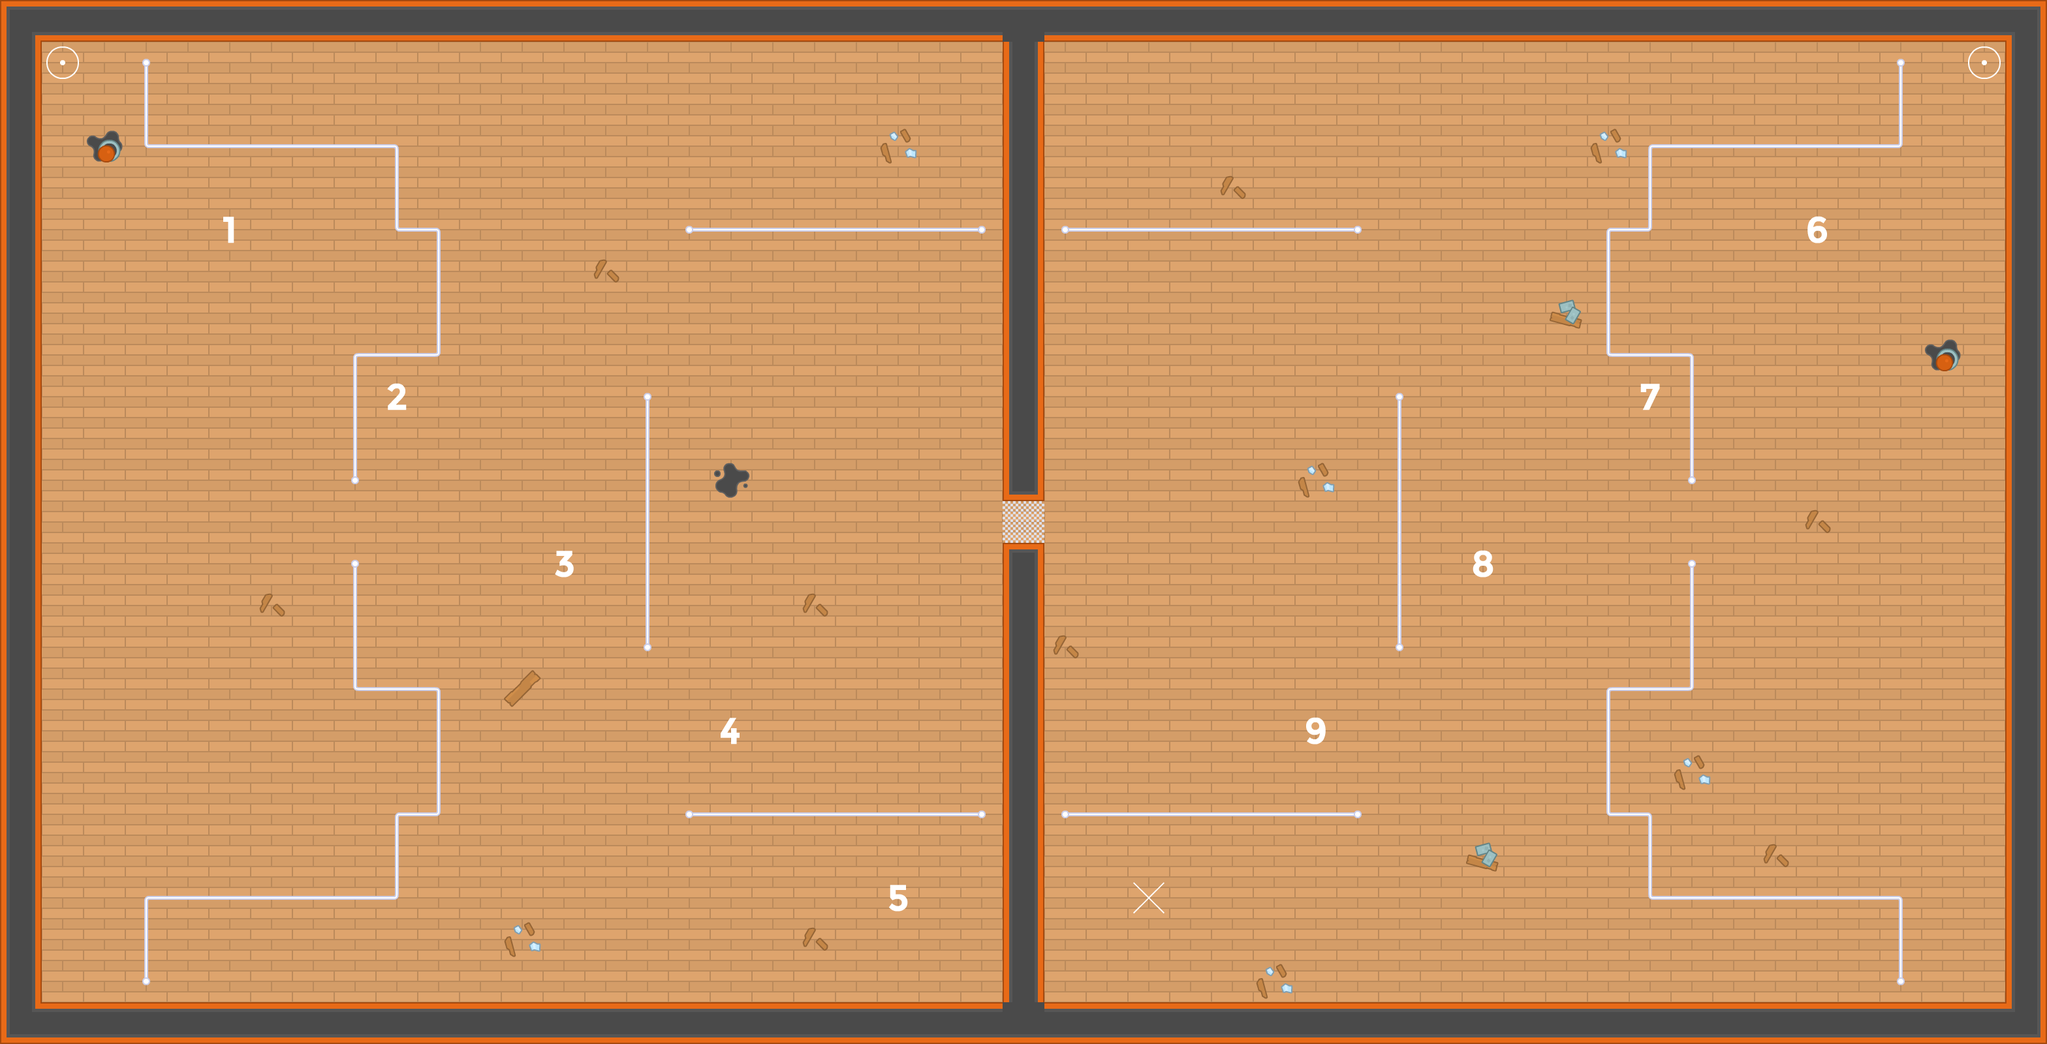

A 2D game scene composited from a Tiled map and its tileset images. What follows is a short description and the map's XML, with each tile layer's data collapsed to a summary:
An orthogonal 49x25 tile map with 64x64 px tiles, 3 tile layers (Bottom, OnTop0, OnTop1), 4 tilesets and 41 objects (11x Switch, 10x TriggerSpawn, 3x Door, 3x Counter, 2x Spawn, ...).

<map version="1.0" tiledversion="1.1.2" orientation="orthogonal" renderorder="right-down" width="49" height="25" tilewidth="64" tileheight="64" infinite="0" nextobjectid="70">
 <tileset firstgid="1" source="kenney_tileset.tsx" />
 <tileset firstgid="541" source="groundTransparent_white.tsx" />
 <tileset firstgid="749" source="elements.tsx" />
 <tileset firstgid="830" name="kenney_tileset" tilewidth="64" tileheight="64" tilecount="540" columns="27">
  <image source="../Images/Tilesheet/tilesheet_complete.png" width="1728" height="1280" />
 </tileset>
 <layer name="Bottom" width="49" height="25">
  <data>[1225 cells, 1225 non-empty, 11 distinct tile ids]</data>
 </layer>
 <layer name="OnTop0" width="49" height="25">
  <data>[1225 cells, 32 non-empty, 17 distinct tile ids]</data>
 </layer>
 <objectgroup name="collision-layer">
  <object id="1" x="224" y="96">
   <polyline points="0,0 0,128 382,126 382,256 446,256 446,450 318,450 318,642" />
  </object>
  <object id="3" x="224" y="1506">
   <polyline points="0,0 0,-130 386,-130 386,-258 450,-258 450,-448 320,-450 320,-644" />
  </object>
  <object id="4" x="990" y="608">
   <polyline points="0,0 0,384" />
  </object>
  <object id="5" x="1058" y="350">
   <polyline points="0,0 446,2" />
  </object>
  <object id="6" x="1052" y="1248">
   <polyline points="0,0 454,2" />
  </object>
  <object id="7" x="1630" y="1248">
   <polyline points="0,0 452,0" />
  </object>
  <object id="8" x="1628" y="350">
   <polyline points="0,0 456,2" />
  </object>
  <object id="9" x="2142" y="604">
   <polyline points="0,0 2,390" />
  </object>
  <object id="10" x="2910" y="94">
   <polyline points="0,0 2,132 -386,128 -384,260 -446,260 -446,452 -318,452 -318,644" />
  </object>
  <object id="11" x="2590" y="862">
   <polyline points="0,0 2,198 -126,196 -124,386 -62,388 -62,516 320,514 320,646" />
  </object>
  <object id="69" x="0" y="0">
   <polyline points="0,0 0,1600 3136,1600 3136,0 0,0 64,64 64,1536 1536,1536 1536,832 1600,832 1600,1536 3072,1536 3072,64 1600,64 1600,768 1536,768 1536,64 64,64" />
  </object>
 </objectgroup>
 <objectgroup name="event-layer">
  <object id="16" name="Victory" type="Victory" x="1552.46" y="783.45" width="31.0863" height="33.1001" />
  <object id="18" name="Door" type="Door" x="1537" y="770.667" width="62" height="62.667">
   <properties>
    <property name="triggeredId" value="victoryDoor" />
   </properties>
  </object>
  <object id="19" name="Spawn" type="Spawn" x="132.758" y="176.758" width="18.4839" height="18.4839">
   <properties>
    <property name="id" type="int" value="0" />
    <property name="interval" type="float" value="0" />
    <property name="limit" type="int" value="1" />
   </properties>
  </object>
  <object id="20" name="Spawn" type="Spawn" x="2960.76" y="250.758" width="18.4839" height="18.4839">
   <properties>
    <property name="id" type="int" value="-1" />
    <property name="interval" type="float" value="0" />
    <property name="limit" type="int" value="1" />
   </properties>
  </object>
  <object id="31" name="Switch" type="Switch" x="320" y="320" width="62" height="60">
   <properties>
    <property name="triggeringId" value="rightDoor" />
   </properties>
  </object>
  <object id="32" name="Switch" type="Switch" x="577" y="576" width="62" height="60">
   <properties>
    <property name="triggeringId" value="count" />
   </properties>
  </object>
  <object id="33" name="Switch" type="Switch" x="833" y="834" width="62" height="60">
   <properties>
    <property name="triggeringId" value="count2" />
   </properties>
  </object>
  <object id="34" name="Switch" type="Switch" x="1089" y="1090" width="62" height="60">
   <properties>
    <property name="triggeringId" value="count" />
   </properties>
  </object>
  <object id="35" name="Switch" type="Switch" x="1343" y="1344" width="62" height="60">
   <properties>
    <property name="triggeringId" value="count2" />
   </properties>
  </object>
  <object id="41" name="Switch" type="Switch" x="1727" y="1344" width="62" height="60">
   <properties>
    <property name="triggeringId" value="count" />
   </properties>
  </object>
  <object id="42" name="Switch" type="Switch" x="1985" y="1088" width="62" height="60">
   <properties>
    <property name="triggeringId" value="count2" />
   </properties>
  </object>
  <object id="43" name="Switch" type="Switch" x="2241" y="836" width="62" height="60">
   <properties>
    <property name="triggeringId" value="count" />
   </properties>
  </object>
  <object id="44" name="Switch" type="Switch" x="2497" y="576" width="62" height="60">
   <properties>
    <property name="triggeringId" value="count2" />
   </properties>
  </object>
  <object id="45" name="Switch" type="Switch" x="2753" y="318" width="62" height="60">
   <properties>
    <property name="triggeringId" value="leftDoor" />
   </properties>
  </object>
  <object id="46" name="TriggerSpawn" x="828" y="706.667" width="60" height="58.6667">
   <properties>
    <property name="id" type="int" value="0" />
    <property name="limit" type="int" value="5" />
    <property name="triggeredId" value="count" />
    <property name="triggeringId" value="1000" />
   </properties>
  </object>
  <object id="47" name="TriggerSpawn" x="158" y="784.667" width="60" height="58.6667">
   <properties>
    <property name="id" type="int" value="0" />
    <property name="limit" type="int" value="5" />
    <property name="triggeredId" value="count" />
    <property name="triggeringId" value="1000" />
   </properties>
  </object>
  <object id="48" name="TriggerSpawn" x="864" y="162.667" width="60" height="58.6667">
   <properties>
    <property name="id" type="int" value="0" />
    <property name="limit" type="int" value="5" />
    <property name="triggeredId" value="count" />
    <property name="triggeringId" value="1000" />
   </properties>
  </object>
  <object id="49" name="TriggerSpawn" x="1378" y="766.667" width="60" height="58.6667">
   <properties>
    <property name="id" type="int" value="0" />
    <property name="limit" type="int" value="5" />
    <property name="triggeredId" value="count" />
    <property name="triggeringId" value="1000" />
   </properties>
  </object>
  <object id="50" name="TriggerSpawn" x="820" y="1426.67" width="60" height="58.6667">
   <properties>
    <property name="id" type="int" value="0" />
    <property name="limit" type="int" value="5" />
    <property name="triggeredId" value="count" />
    <property name="triggeringId" value="1000" />
   </properties>
  </object>
  <object id="57" name="Door" type="Door" x="505" y="746.667" width="82" height="102.667">
   <properties>
    <property name="triggeredId" value="leftDoor" />
   </properties>
  </object>
  <object id="58" name="Door" type="Door" x="2551" y="744.667" width="82" height="102.667">
   <properties>
    <property name="triggeredId" value="rightDoor" />
   </properties>
  </object>
  <object id="59" name="Counter" type="Counter" x="1559.33" y="547.333" width="13.3333" height="13.3333">
   <properties>
    <property name="count" type="int" value="5" />
    <property name="triggeredId" value="count" />
    <property name="triggeringId" value="doorCount" />
   </properties>
  </object>
  <object id="60" name="Switch" type="Switch" x="2241" y="836" width="62" height="60">
   <properties>
    <property name="triggeringId" value="count" />
   </properties>
  </object>
  <object id="61" name="Counter" type="Counter" x="1559.33" y="987.333" width="13.3333" height="13.3333">
   <properties>
    <property name="count" type="int" value="3" />
    <property name="triggeredId" value="count2" />
    <property name="triggeringId" value="doorCount" />
   </properties>
  </object>
  </objectgroup>
 <layer name="OnTop1" width="49" height="25">
  <data>[1225 cells, 127 non-empty, 11 distinct tile ids]</data>
 </layer>
</map>
<!-- 6 of 41 objects omitted -->
